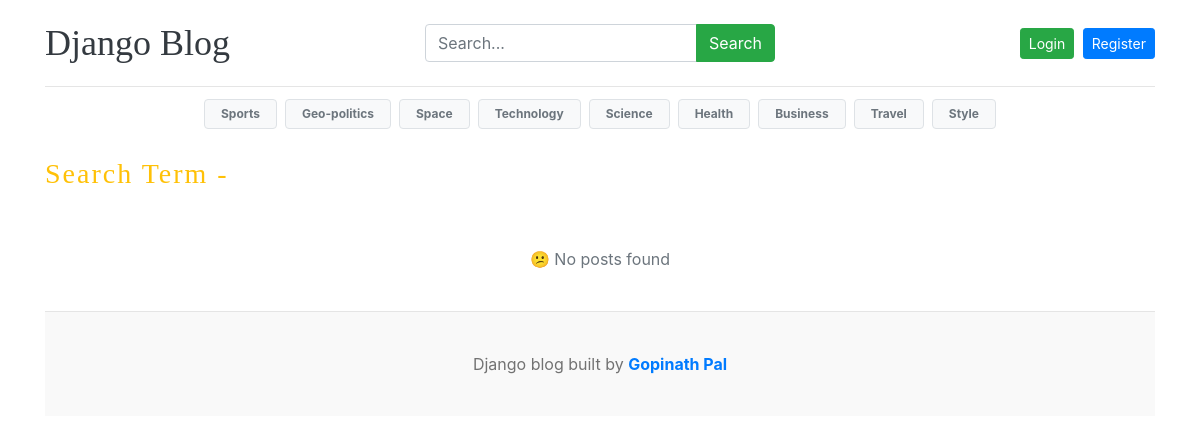
The app's page /search/ with its own data.
### blogs/models.py (models this page shows, shortened)
class Category(models.Model):
    category_name = models.CharField(max_length=50, unique=True)
    created_at = models.DateTimeField(auto_now_add=True)
    updated_at = models.DateTimeField(auto_now=True)
    class Meta:
        verbose_name_plural = 'categories'

### blogs/views.py (the view)
# urls.py: path('search/', search, name='search'),
def search(request):
    keyword = request.GET.get('keyword', '').strip()
    if not keyword:
        blogs = Blog.objects.none()
    else:
        blogs = Blog.objects.filter(Q(title__icontains=keyword) | Q(short_description__icontains=keyword) | Q(blog_body__icontains=keyword), status='Published')
    return render(request, 'search.html', {'blogs': blogs, 'keyword': keyword})

### blogs/context_processors.py (called while the page is built)
def get_categories(request):
    categories = Category.objects.all()
    return dict(categories=categories)

def get_social_links(request):
    social_links = SocialLink.objects.all()
    return dict(social_links=social_links)

### templates/search.html (shortened to what this page needs)
{% extends "base.html" %}
{% block content %}
<h3 class="text-warning" style="letter-spacing: 2px;">
    Search Term - {{ keyword }}
</h3>
<div class="row mb-2">
    {% if blogs %}
        {% for blog in blogs %}
            <div class="col-md-6">
                <div class="card border-0">
                    <div class="card-body">
                        <h3><a href="{% url 'blogs' blog.slug %}" class="text-dark">{{ blog.title }}</a></h3>
                        <small class="mb-1 text-muted">
                            {{ blog.created_at | timesince }} ago | {{ blog.author }}
                        </small>
                        <p class="card-text">
                            {{ blog.short_description | truncatewords:25 }}
                        </p>
                    </div>
                </div>
            </div>
        {% endfor %}
    {% else %}
        <div class="col-12 d-flex justify-content-center    align-items-center mt-5">
            <p class="text-muted fs-5">
                😕 No posts found
            </p>
        </div>
    {% endif %}
</div>
{% endblock %}

### templates/base.html (shortened to what this page needs)
{% load static %}
<!DOCTYPE html>
<html lang="en">
<head>
    <link href="https://getbootstrap.com/docs/4.0/dist/css/bootstrap.min.css" rel="stylesheet">
    <link rel="stylesheet" href="https://cdnjs.cloudflare.com/ajax/libs/font-awesome/4.7.0/css/font-awesome.min.css">
    <link href="{% static 'css/blog.css' %}" rel="stylesheet">
</head>
<body>
<div class="container">
  <header class="blog-header py-3">
    <div class="row align-items-center">
      <div class="col-12 col-md-4 text-center text-md-left mb-2 mb-md-0">
        <a class="blog-header-logo text-dark" href="/">Django Blog</a>
      </div>
      <div class="col-12 col-md-4 mb-2 mb-md-0">
        <form action="{% url 'search' %}" method="get">
          <div class="input-group">
            <input
              type="text"
              name="keyword"
              value="{{ keyword }}"
              class="form-control"
              placeholder="Search..."
            />
            <div class="input-group-append">
              <button class="btn btn-success" type="submit">Search</button>
            </div>
          </div>
        </form>
      </div>
      <div class="col-12 col-md-4 text-center text-md-right">
        {% if user.is_authenticated %}
          <a href="{% url 'dashboard' %}" class="btn btn-warning btn-sm mr-2">
            👤 Dashboard
          </a>
          <a href="{% url 'logout' %}" class="btn btn-danger btn-sm">
            Logout
          </a>
        {% else %}
          <a href="{% url 'login' %}" class="btn btn-success btn-sm mr-1">
            Login
          </a>
          <a href="{% url 'register' %}" class="btn btn-primary btn-sm">
            Register
          </a>
        {% endif %}
      </div>
    </div>
  </header>
  <div class="py-2 mb-3">
    <div class="row">
      <div class="col-12">
        <div class="d-flex flex-wrap justify-content-center">
          {% for category in categories %}
            <a
              href="{% url 'posts_by_category' category.id %}"
              class="badge badge-light border text-muted m-1 px-3 py-2"
            >
              {{ category.category_name }}
            </a>
          {% endfor %}
        </div>
      </div>
    </div>
  </div>
  {% block content %}{% endblock %}
  <footer class="blog-footer text-center mt-4">
    <p>Django blog built by <b class="text-primary">Gopinath Pal</b></p>
  </footer>
</div>
</body>
</html>

### blog_main/static/css/blog.css (style rules this page uses)
.blog-header { border-bottom: 1px solid #e5e5e5; }
.blog-header-logo { font-family: "Playfair Display", Georgia, "Times New Roman", serif; font-size: 2.25rem; }
h1, h2, h3, h4, h5, h6 { font-family: "Playfair Display", Georgia, "Times New Roman", serif; }
.blog-footer { padding: 2.5rem 0; color: #727272; text-align: center; background-color: #f9f9f9; border-top: .05rem solid #e5e5e5; }
.blog-footer p:last-child { margin-bottom: 0; }

### records on screen
Category: category_name "Sports"
Category: category_name "Geo-politics"
Category: category_name "Space"
Category: category_name "Technology"
Category: category_name "Science"
Category: category_name "Health"
Category: category_name "Business"
Category: category_name "Travel"
Category: category_name "Style"
